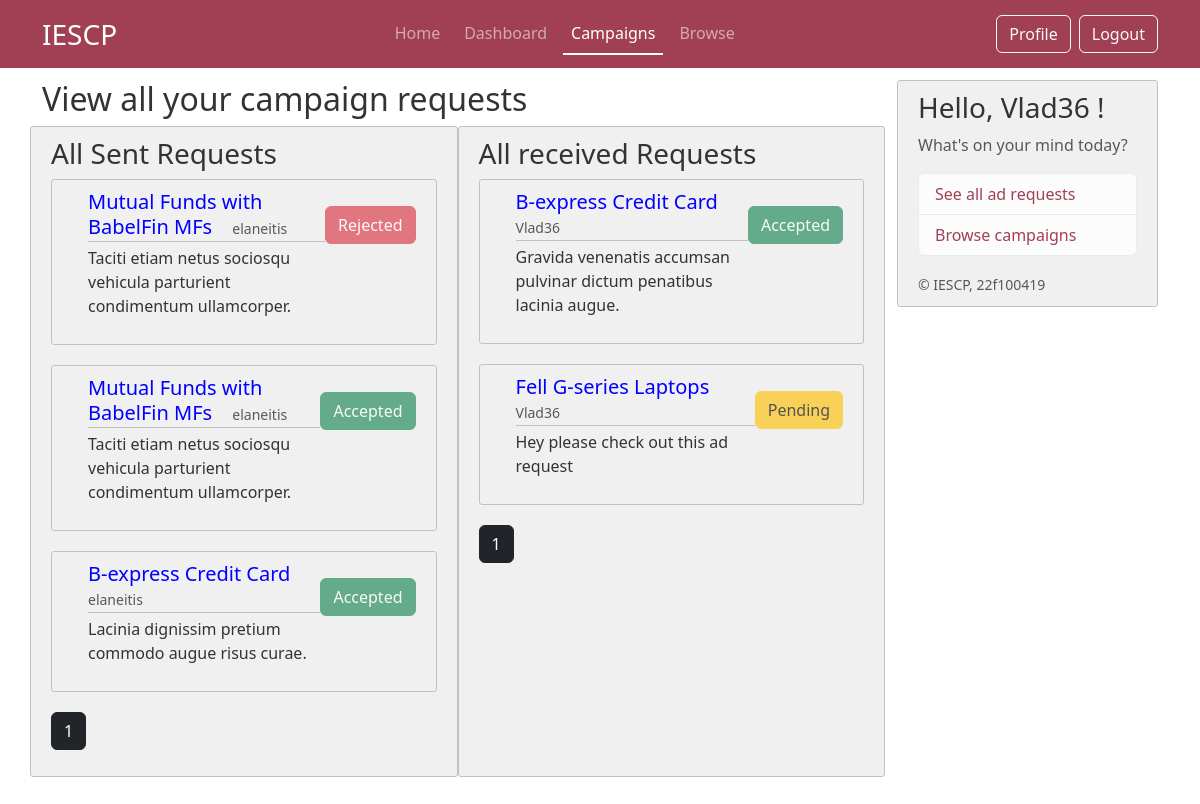
Page /campaign (signed in) on the committed database.
### iescp/models.py (models this page shows, shortened)
class AdRequest(db.Model):
    id = db.Column(db.Integer, primary_key=True)
    post_id = db.Column(db.Integer, db.ForeignKey('post.id'), nullable=False)
    sender_id = db.Column(db.Integer, db.ForeignKey('commonuser.id'), nullable=False)
    receiver_id = db.Column(db.Integer, db.ForeignKey('commonuser.id'), nullable=False)
    description = db.Column(db.Text, nullable=False)
    budget = db.Column(db.String(20), nullable=False)
    expected_completion_date = db.Column(db.DateTime, nullable=False)
    status = db.Column(db.String(20), nullable=False, default='pending')  # pending, accepted, rejected
    post = db.relationship('Post', backref='ad_requests')
    sender = db.relationship('CommonUser', foreign_keys=[sender_id], backref='sent_ad_requests')
    receiver = db.relationship('CommonUser', foreign_keys=[receiver_id], backref='received_ad_requests')

class Post(db.Model):
     id = db.Column(db.Integer, primary_key=True)
     title = db.Column(db.String(100), nullable =False)
     date_posted = db.Column(db.DateTime, nullable =False, default =datetime.now(timezone.utc))
     description = db.Column(db.Text, nullable =False)
     budget = db.Column(db.String(20), nullable =False)
     industry = db.Column(db.String(20), nullable =False)
     end_date = db.Column(db.DateTime, nullable =False)
     user_id = db.Column(db.Integer,db.ForeignKey('sponsor.id'),nullable= False)
     status = db.Column(db.String(20), nullable=False, default='Public')
     author = db.relationship('Sponsor', backref='posts', lazy=True)

class CommonUser(db.Model,UserMixin):
     __tablename__ = 'commonuser'
     id = db.Column(db.Integer, primary_key=True)
     role = db.Column(db.String(25), nullable=False) # sponsor or creator
     username = db.Column(db.String(16), unique=True, nullable =False)
     password = db.Column(db.String(60), nullable =False)
     email = db.Column(db.String(50), unique=True, nullable =False)
     firstname = db.Column(db.String(50), nullable=False)
     lastname = db.Column(db.String(50), nullable=False)
     profile_pic = db.Column(db.String(16), nullable =False, default='default.jpg')
     status = db.Column(db.String(12), nullable= False, default='Public') #public or private profile for browse page
     flag = db.Column(db.String(5), nullable=False, default='No') # flag for admin
     phone_no = db.Column(db.String(16), nullable = False)

### iescp/routes.py (the view)
@app.route("/campaign")
@login_required
def campaign():
     if current_user.role == "Sponsor":
          page = request.args.get('senpage',default=1,type=int)
          sponsor = Sponsor.query.filter_by(common_id = current_user.id).first()
          posts = Post.query.filter_by(author = sponsor).order_by(Post.date_posted.desc()).paginate(page=page, per_page=6)
          return render_template("sponsor/02_sponsor_camp_list.html", title= "Campaigns", ads_posts=posts)
     elif current_user.role == "Creator":
          senpage = request.args.get('senpage',default=1,type=int)
          recpage = request.args.get('recpage',default=1,type=int)
          sent_adreq = AdRequest.query.filter_by(sender_id = current_user.id).paginate(page=senpage,per_page=6)
          rec_adreq = AdRequest.query.filter_by(receiver_id = current_user.id).paginate(page=recpage,per_page=6)
          return render_template("creator/02_creator_campaigns.html", title= "Campaigns", ads_sent=sent_adreq, ads_rec = rec_adreq)
     else:
          return redirect(url_for('home'))

### iescp/models.py (called while the page is built)
@login_manager.user_loader
def load_user(user_id):
     return CommonUser.query.get(int(user_id))

### iescp/templates/creator/02_creator_campaigns.html (shortened to what this page needs)
{% extends "layout.html" %}
{% block content %}
    <div class="text-start">
        <h1 class="h2">View all your campaign requests</h1>
    </div>
    <div class="row">
        <div class="content-section col-md-6">
            <h2 class="h3"> All Sent Requests</h2>
            {% if ads_sent.total != 0 %}
                {% for ad_post in ads_sent %}
                    <article class="d-flex content-section">
                        <div class="flex-grow-1 ms-3">
                            <div class="article-metadata">
                                <a class="mr-2 h5" href="{{ url_for('view_adreq', ad_id=ad_post.id) }}" style="margin-right: 1rem;"> {{ ad_post.post.title }}</a>
                                <small class="text-muted"> {{ ad_post.receiver.username }}</small>
                            </div>
                            <p class="article-content"> {{ ad_post.description }} </p>
                        </div>
                        <div class="flex-shrink-0 mt-3">
                            {% if ad_post.status=='accepted' %}
                                <button type="button" class="btn btn-success" disabled> Accepted </button>
                            {% endif %}
                            {% if ad_post.status=='rejected' %}
                                <button type="button" class="btn btn-danger" disabled> Rejected </button>
                            {% endif %}
                        </div>
                    </article>
                {% endfor %}
                {% for page_num in ads_sent.iter_pages(left_edge=1, right_edge=1, left_current=1, right_current=2) %}
                    {% if page_num %}
                        {% if ads_sent.page == page_num %}
                                <a class="btn btn-dark mb-3" href="{{ url_for('campaign', senpage=page_num) }}"> {{ page_num }}</a>
                        {% else %}
                                <a class="btn btn-outline-dark mb-3" href="{{ url_for('campaign', senpage=page_num) }}"> {{ page_num }}</a>
                        {% endif %}
                    {% else %}
                        ...
                    {% endif %}
                {% endfor %}
            {% else %}
                <h3 class="h5"> You have no ad requests</h3>
            {% endif %}
        </div>
        <div class="content-section col-md-6">
            <h2 class="h3"> All received Requests</h2>
            {% if ads_rec.total != 0 %}
                {% for ad_post in ads_rec %}
                    <article class="d-flex content-section">
                        <div class="flex-grow-1 ms-3">
                            <div class="article-metadata">
                                <a class="mr-2 h5" href="{{ url_for('view_adreq', ad_id=ad_post.id)}}" style="margin-right: 1rem;"> {{ ad_post.post.title }}</a>
                                <small class="text-muted"> {{ ad_post.receiver.username }}</small>
                            </div>
                            <p class="article-content"> {{ ad_post.description }} </p>
                        </div>
                        <div class="flex-shrink-0 mt-3">
                            {% if ad_post.status=='pending' %}
                                <button type="button" class="btn btn-warning" disabled> Pending </button>
                            {% endif %}
                            {% if ad_post.status=='accepted' %}
                                <button type="button" class="btn btn-success" disabled> Accepted </button>
                            {% endif %}
                        </div>
                    </article>
                {% endfor %}
                {% for page_num in ads_rec.iter_pages(left_edge=1, right_edge=1, left_current=1, right_current=2) %}
                    {% if page_num %}
                        {% if ads_rec.page == page_num %}
                                <a class="btn btn-dark mb-3" href="{{ url_for('campaign', recpage=page_num) }}"> {{ page_num }}</a>
                        {% else %}
                                <a class="btn btn-outline-dark mb-3" href="{{ url_for('campaign', recpage=page_num) }}"> {{ page_num }}</a>
                        {% endif %}
                    {% else %}
                        ...
                    {% endif %}
                {% endfor %}
            {% else %}
                <h3 class="h5"> You have no ad requests</h3>
            {% endif %}
        </div>
    </div>
{% endblock content %}

### iescp/templates/layout.html (shortened to what this page needs)
<!DOCTYPE html>
<html>
    <head>
        <link href="https://cdn.jsdelivr.net/npm/bootstrap@5.3.3/dist/css/bootstrap.min.css" rel="stylesheet">
        <link rel="stylesheet" type="text/css" href="{{ url_for('static', filename='css/layout.css') }}">
    </head>
    <body>
        {% if current_user.email!='admin@admin.com'%}
        <header class="site-header">
            <nav class="navbar navbar-expand-md fixed-top" data-bs-theme="dark">
                <div class="container">
                    <a class="navbar-brand fs-3" href="{{ url_for('home') }}" >IESCP</a>
                    <div class="collapse navbar-collapse" id="navbarSupportedContent">
                        <ul class="navbar-nav nav-underline ms-auto mb-2 mb-lg-0 gap-2">
                            <li class="nav-item">
                                <a class="nav-link {{ 'active' if request.endpoint == 'home' }}" aria-current="page" href="{{ url_for('home') }}"> Home </a>
                            </li>
                            <li class="nav-item">
                                <a class="nav-link {{ 'active' if request.endpoint == 'dashboard' }}" href="{{ url_for('dashboard') }}"> Dashboard </a>
                            </li>
                            <li class="nav-item">
                                <a class="nav-link {{ 'active' if request.endpoint == 'campaign' }}" href="{{ url_for('campaign') }}"> Campaigns </a>
                            </li>
                            <li class="nav-item">
                                <a class="nav-link {{ 'active' if request.endpoint == 'browse' }}" href="{{ url_for('browse') }}"> Browse </a>
                            </li>
                        </ul>
                        <ul class="navbar-nav ms-auto mb-2 mb-lg-0 gap-2">
                            <li class="nav-item">
                                {% if current_user.role=='Creator' %}
                                    <a class="btn btn-outline-light" href="{{url_for('creator_profile')}}"> Profile </a>
                                {% endif %}
                            </li>
                            <li class="nav-item">
                                <a class="btn btn-outline-light" href="{{ url_for('logout') }}"> Logout </a>
                            </li>
                        </ul>
                    </div>
            </nav>
        </header>
        <main role="main" class="container">
            <div class="row">
                <div class="col-md-9">
                    {% block content %} {% endblock %}
                </div>
                <div class="col-md-3">
                    <div class="content-section sticky-top">
                        <h3> Hello, {{ current_user.username }} ! </h3>
                        <p class='text-muted'> What's on your mind today?
                        <ul class="list-group">
                            {% if current_user.role == "Creator" %}
                            <li class="list-group-item list-group-item-action list-group-item-light"> <a href="{{ url_for('campaign') }}"> See all ad requests </a> </li>
                            <li class="list-group-item list-group-item-action list-group-item-light"> <a href="{{ url_for('browse') }}"> Browse campaigns </a> </li>
                            {% endif %}
                        </ul>
                        </p>
                        <small class="text-muted">&copy; IESCP, 22f100419</small>
                    </div>
                </div>
            </div>
        </main>
        {% endif %}
    </body>
</html>

### iescp/static/css/layout.css (style rules this page uses)
.navbar { background-color: #a14055; }
.sticky-top { top: 80px; }
body { background: #fff; color: #333333; margin-top: 5rem; height: 100vh; }
body::before { content: ''; position: fixed; top: 0; left: 0; width: 100%; height: 100%; background-image: url('../images/layout-bg-2.png'); background-size: cover; background-repeat: no-repeat; background-position: center; background-attachment: fixed; opacity: 0.3; z-index: -1; }
.site-header .navbar-nav .nav-link.active { font-weight: 500; }
.content-section { background: #f0f0f0; padding: 10px 20px; border: 1px solid #c1c1c1; border-radius: 3px; margin-bottom: 20px; }
a { text-decoration: none; }
.article-content { white-space: pre-line; }
.article-metadata { padding-bottom: 1px; margin-bottom: 4px; color: blue; text-decoration: none; border-bottom: 1px solid #c1c1c1; }
.list-group a { color: #a14055; }

### rows in the picture
AdRequest: post "Mutual Funds with BabelFin MFs", receiver.username "elaneitis", description "Taciti etiam netus sociosqu vehicula parturient condimentum ullamcorper.", status "Rejected"
AdRequest: post "Mutual Funds with BabelFin MFs", receiver.username "elaneitis", description "Taciti etiam netus sociosqu vehicula parturient condimentum ullamcorper.", status "Accepted"
AdRequest: post "B-express Credit Card", receiver.username "elaneitis", description "Lacinia dignissim pretium commodo augue risus curae.", status "Accepted"
AdRequest: post "B-express Credit Card", receiver.username "Vlad36", description "Gravida venenatis accumsan pulvinar dictum penatibus lacinia augue.", status "Accepted"
AdRequest: post "Fell G-series Laptops", receiver.username "Vlad36", description "Hey please check out this ad request", status "Pending"
CommonUser: username "Vlad36"

### other values in the picture
{{ page_num }} "1"
